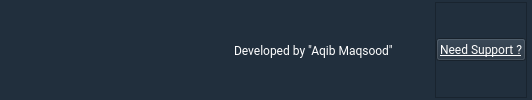
     <widget class="QWidget" name="Footer" native="true">
      <property name="sizePolicy">
       <sizepolicy hsizetype="Expanding" vsizetype="Fixed">
        <horstretch>0</horstretch>
        <verstretch>0</verstretch>
       </sizepolicy>
      </property>
      <property name="styleSheet">
       <string notr="true">*{color: rgb(255, 255, 255);
background-color: rgb(33, 47, 61);

}</string>
      </property>
      <layout class="QHBoxLayout" name="horizontalLayout_5">
       <property name="spacing">
        <number>2</number>
       </property>
       <property name="leftMargin">
        <number>2</number>
       </property>
       <property name="topMargin">
        <number>2</number>
       </property>
       <property name="rightMargin">
        <number>5</number>
       </property>
       <property name="bottomMargin">
        <number>2</number>
       </property>
       <item>
        <widget class="QLabel" name="FooterRoughLabel">
         <property name="font">
          <font>
           <family>Roboto</family>
           <pointsize>12</pointsize>
           <italic>false</italic>
          </font>
         </property>
         <property name="styleSheet">
          <string notr="true">color: rgb(33, 47, 61);</string>
         </property>
         <property name="text">
          <string>OneCli         ck TIme    table</string>
         </property>
        </widget>
       </item>
       <item>
        <spacer name="FooterHorizontaSpacer2">
         <property name="orientation">
          <enum>Qt::Orientation::Horizontal</enum>
         </property>
         <property name="sizeHint" stdset="0">
          <size>
           <width>40</width>
           <height>20</height>
          </size>
         </property>
        </spacer>
       </item>
       <item>
        <widget class="QLabel" name="FooterMiddleLabel">
         <property name="font">
          <font>
           <family>Roboto</family>
          </font>
         </property>
         <property name="text">
          <string>Developed by &quot;Aqib Maqsood&quot;</string>
         </property>
        </widget>
       </item>
       <item>
        <spacer name="FooterHorizontaSpacer1">
         <property name="orientation">
          <enum>Qt::Orientation::Horizontal</enum>
         </property>
         <property name="sizeHint" stdset="0">
          <size>
           <width>40</width>
           <height>20</height>
          </size>
         </property>
        </spacer>
       </item>
       <item>
        <widget class="QFrame" name="FooterRightLabel">
         <property name="styleSheet">
          <string notr="true"/>
         </property>
         <property name="frameShape">
          <enum>QFrame::Shape::StyledPanel</enum>
         </property>
         <property name="frameShadow">
          <enum>QFrame::Shadow::Raised</enum>
         </property>
         <layout class="QHBoxLayout" name="horizontalLayout_6">
          <property name="spacing">
           <number>0</number>
          </property>
          <property name="leftMargin">
           <number>0</number>
          </property>
          <property name="topMargin">
           <number>0</number>
          </property>
          <property name="rightMargin">
           <number>0</number>
          </property>
          <property name="bottomMargin">
           <number>0</number>
          </property>
          <item>
           <widget class="QPushButton" name="ContactUsButton">
            <property name="font">
             <font>
              <family>Roboto</family>
              <underline>true</underline>
             </font>
            </property>
            <property name="text">
             <string>Need Support ?</string>
            </property>
           </widget>
          </item>
         </layout>
        </widget>
       </item>
      </layout>
     </widget>
